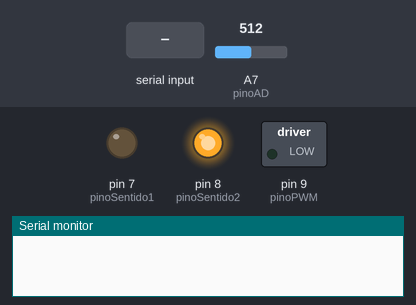
Bench run of a sketch on a simulated Arduino Nano, built with avr-gcc and run on an emulated ATmega328P. Parts: switched loads named in the sketch (green lamp = pin HIGH), output pins drawn as LEDs (lit = HIGH), the last lines printed to the serial monitor. The inputs (shaded band) are chosen by the test bench; at power-on: A7 (pinoAD) = 512.

Above: at 1.2 s.
1.3 s: "90,45\n" received over Serial
At 2.4 s:
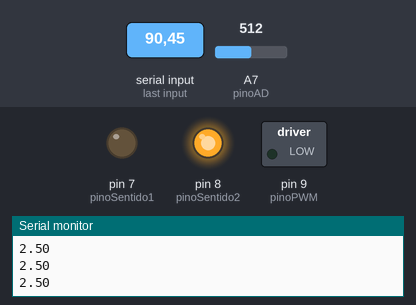
2.8 s: "30,150\n" received over Serial
At 3.5 s:
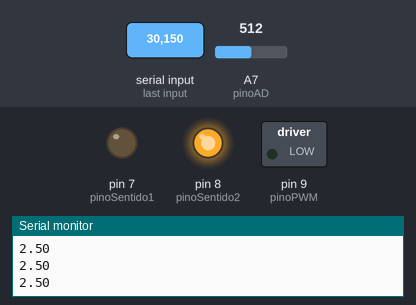
4.3 s: "200\n" received over Serial
At 5.2 s:
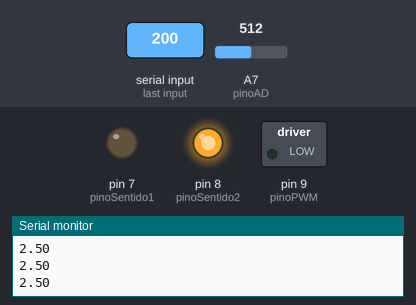
Timing chart, 0 to 7.3 s (numbered marks = the images above; inputs shaded):
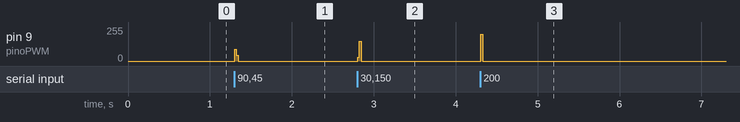

The sketch:

motor_gerador.ino.ino
```cpp
int pinoAD = A7;
int pinoPWM = 9;

int valorAD = 0;
int valor_pwm = 0;

int pinoSentido1 = 7;
int pinoSentido2 = 8;

void setup() {
  pinMode(pinoSentido1, OUTPUT);
  pinMode(pinoSentido2, OUTPUT);
  digitalWrite(pinoSentido1, LOW);   // controle do sentido de rotação do motor
  digitalWrite(pinoSentido2, HIGH);  // controle do sentido de rotação do motor
  pinMode(pinoPWM, OUTPUT);
  Serial.begin(9600);
  Serial.setTimeout(5);
}

void loop() {
  if (Serial.available() > 0) {
    valor_pwm = Serial.parseFloat();
    digitalWrite(pinoSentido1, LOW);   // controle do sentido de rotação do motor
    digitalWrite(pinoSentido2, HIGH);  // controle do sentido de rotação do motor
    analogWrite(pinoPWM, valor_pwm);

    valorAD = analogRead(pinoAD);          // recebe o pino analogico A3
    Serial.println(valorAD * 5. / 1023.);  // escreve o valor da porta analogica na porta serial e converte
    delay(20);
  }  // Fim do IF

}  // Fim do loop
```

Measured:
- after the input at 1.3 s, pin 9 (pinoPWM): 0/255 → 90/255 at once, → 45/255 0.02 s later, → 0/255 0.02 s later
- after the input at 2.8 s, pin 9 (pinoPWM): 0/255 → 30/255 at once, → 150/255 0.02 s later, → 0/255 0.03 s later
- after the input at 4.3 s, pin 9 (pinoPWM): 0/255 → 200/255 at once, → 0/255 0.03 s later
